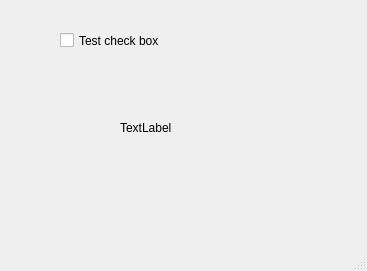
<?xml version="1.0" encoding="UTF-8"?>
<ui version="4.0">
 <class>MainWindow</class>
 <widget class="QMainWindow" name="MainWindow">
  <property name="geometry">
   <rect>
    <x>0</x>
    <y>0</y>
    <width>367</width>
    <height>271</height>
   </rect>
  </property>
  <property name="windowTitle">
   <string>MainWindow</string>
  </property>
  <widget class="QWidget" name="centralwidget">
   <widget class="QCheckBox" name="check_test">
    <property name="geometry">
     <rect>
      <x>60</x>
      <y>30</y>
      <width>131</width>
      <height>21</height>
     </rect>
    </property>
    <property name="text">
     <string>Test check box</string>
    </property>
   </widget>
   <widget class="QLabel" name="lbl_out">
    <property name="geometry">
     <rect>
      <x>120</x>
      <y>120</y>
      <width>58</width>
      <height>16</height>
     </rect>
    </property>
    <property name="text">
     <string>TextLabel</string>
    </property>
   </widget>
  </widget>
  <widget class="QMenuBar" name="menubar">
   <property name="geometry">
    <rect>
     <x>0</x>
     <y>0</y>
     <width>367</width>
     <height>22</height>
    </rect>
   </property>
  </widget>
  <widget class="QStatusBar" name="statusbar"/>
 </widget>
 <resources/>
 <connections/>
</ui>
